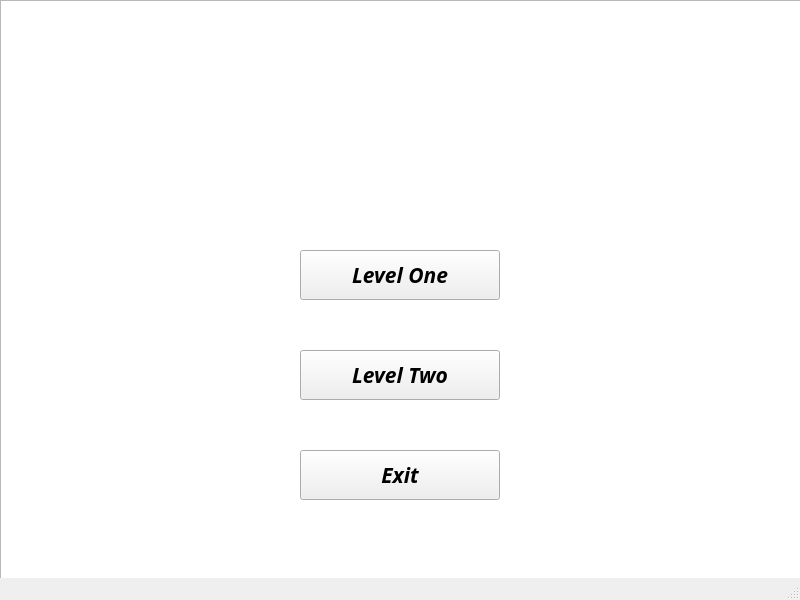
<?xml version="1.0" encoding="UTF-8"?>
<ui version="4.0">
 <class>MainWindow</class>
 <widget class="QMainWindow" name="MainWindow">
  <property name="geometry">
   <rect>
    <x>0</x>
    <y>0</y>
    <width>800</width>
    <height>600</height>
   </rect>
  </property>
  <property name="minimumSize">
   <size>
    <width>800</width>
    <height>600</height>
   </size>
  </property>
  <property name="maximumSize">
   <size>
    <width>800</width>
    <height>600</height>
   </size>
  </property>
  <property name="windowTitle">
   <string>MainWindow</string>
  </property>
  <widget class="QWidget" name="centralwidget">
   <widget class="QStackedWidget" name="stackedWidget">
    <property name="geometry">
     <rect>
      <x>0</x>
      <y>0</y>
      <width>800</width>
      <height>600</height>
     </rect>
    </property>
    <property name="currentIndex">
     <number>0</number>
    </property>
    <widget class="QWidget" name="menuPage">
     <widget class="QGraphicsView" name="graphicsViewMenu">
      <property name="geometry">
       <rect>
        <x>0</x>
        <y>0</y>
        <width>801</width>
        <height>601</height>
       </rect>
      </property>
     </widget>
     <widget class="QPushButton" name="levelOneButton">
      <property name="geometry">
       <rect>
        <x>300</x>
        <y>250</y>
        <width>200</width>
        <height>50</height>
       </rect>
      </property>
      <property name="font">
       <font>
        <family>Kristen ITC</family>
        <pointsize>16</pointsize>
        <italic>true</italic>
        <bold>true</bold>
       </font>
      </property>
      <property name="cursor">
       <cursorShape>PointingHandCursor</cursorShape>
      </property>
      <property name="text">
       <string>Level One</string>
      </property>
     </widget>
     <widget class="QPushButton" name="levelTwoButton">
      <property name="geometry">
       <rect>
        <x>300</x>
        <y>350</y>
        <width>200</width>
        <height>50</height>
       </rect>
      </property>
      <property name="font">
       <font>
        <family>Kristen ITC</family>
        <pointsize>16</pointsize>
        <italic>true</italic>
        <bold>true</bold>
       </font>
      </property>
      <property name="cursor">
       <cursorShape>PointingHandCursor</cursorShape>
      </property>
      <property name="text">
       <string>Level Two</string>
      </property>
     </widget>
     <widget class="QPushButton" name="exitButton">
      <property name="geometry">
       <rect>
        <x>300</x>
        <y>450</y>
        <width>200</width>
        <height>50</height>
       </rect>
      </property>
      <property name="font">
       <font>
        <family>Kristen ITC</family>
        <pointsize>16</pointsize>
        <italic>true</italic>
        <bold>true</bold>
       </font>
      </property>
      <property name="cursor">
       <cursorShape>PointingHandCursor</cursorShape>
      </property>
      <property name="text">
       <string>Exit</string>
      </property>
     </widget>
    </widget>
    <widget class="QWidget" name="pageLevelOne">
     <widget class="QGraphicsView" name="graphicsViewLevelOne">
      <property name="geometry">
       <rect>
        <x>0</x>
        <y>0</y>
        <width>800</width>
        <height>600</height>
       </rect>
      </property>
     </widget>
    </widget>
    <widget class="QWidget" name="pageLevelTwo">
     <widget class="QGraphicsView" name="graphicsViewLevelTwo">
      <property name="geometry">
       <rect>
        <x>0</x>
        <y>0</y>
        <width>800</width>
        <height>600</height>
       </rect>
      </property>
     </widget>
    </widget>
    <widget class="QWidget" name="pageWin">
     <widget class="QGraphicsView" name="graphicsViewWin">
      <property name="geometry">
       <rect>
        <x>-80</x>
        <y>-30</y>
        <width>800</width>
        <height>600</height>
       </rect>
      </property>
     </widget>
     <widget class="QPushButton" name="backToMenuButton">
      <property name="geometry">
       <rect>
        <x>300</x>
        <y>400</y>
        <width>200</width>
        <height>50</height>
       </rect>
      </property>
      <property name="font">
       <font>
        <family>Kristen ITC</family>
        <pointsize>16</pointsize>
        <italic>true</italic>
        <bold>true</bold>
       </font>
      </property>
      <property name="cursor">
       <cursorShape>PointingHandCursor</cursorShape>
      </property>
      <property name="text">
       <string>Back to Menu</string>
      </property>
     </widget>
     <widget class="QLabel" name="label_2">
      <property name="geometry">
       <rect>
        <x>300</x>
        <y>300</y>
        <width>200</width>
        <height>50</height>
       </rect>
      </property>
      <property name="font">
       <font>
        <family>Kristen ITC</family>
        <pointsize>16</pointsize>
        <italic>true</italic>
        <bold>true</bold>
       </font>
      </property>
      <property name="contextMenuPolicy">
       <enum>Qt::ContextMenuPolicy::DefaultContextMenu</enum>
      </property>
      <property name="layoutDirection">
       <enum>Qt::LayoutDirection::RightToLeft</enum>
      </property>
      <property name="text">
       <string>YOU WIN</string>
      </property>
      <property name="textFormat">
       <enum>Qt::TextFormat::MarkdownText</enum>
      </property>
      <property name="alignment">
       <set>Qt::AlignmentFlag::AlignCenter</set>
      </property>
     </widget>
    </widget>
    <widget class="QWidget" name="pageLose">
     <widget class="QGraphicsView" name="graphicsViewLose">
      <property name="geometry">
       <rect>
        <x>0</x>
        <y>0</y>
        <width>800</width>
        <height>600</height>
       </rect>
      </property>
     </widget>
     <widget class="QPushButton" name="backToMenuButton_2">
      <property name="geometry">
       <rect>
        <x>300</x>
        <y>400</y>
        <width>200</width>
        <height>50</height>
       </rect>
      </property>
      <property name="font">
       <font>
        <family>Kristen ITC</family>
        <pointsize>16</pointsize>
        <italic>true</italic>
        <bold>true</bold>
       </font>
      </property>
      <property name="cursor">
       <cursorShape>PointingHandCursor</cursorShape>
      </property>
      <property name="text">
       <string>Back to Menu</string>
      </property>
     </widget>
     <widget class="QLabel" name="label">
      <property name="geometry">
       <rect>
        <x>300</x>
        <y>300</y>
        <width>200</width>
        <height>50</height>
       </rect>
      </property>
      <property name="font">
       <font>
        <family>Kristen ITC</family>
        <pointsize>16</pointsize>
        <italic>true</italic>
        <bold>true</bold>
       </font>
      </property>
      <property name="contextMenuPolicy">
       <enum>Qt::ContextMenuPolicy::DefaultContextMenu</enum>
      </property>
      <property name="layoutDirection">
       <enum>Qt::LayoutDirection::RightToLeft</enum>
      </property>
      <property name="text">
       <string>YOU LOST</string>
      </property>
      <property name="textFormat">
       <enum>Qt::TextFormat::MarkdownText</enum>
      </property>
      <property name="alignment">
       <set>Qt::AlignmentFlag::AlignCenter</set>
      </property>
     </widget>
    </widget>
   </widget>
  </widget>
  <widget class="QMenuBar" name="menubar">
   <property name="geometry">
    <rect>
     <x>0</x>
     <y>0</y>
     <width>800</width>
     <height>21</height>
    </rect>
   </property>
  </widget>
  <widget class="QStatusBar" name="statusbar"/>
 </widget>
 <resources/>
 <connections/>
</ui>
